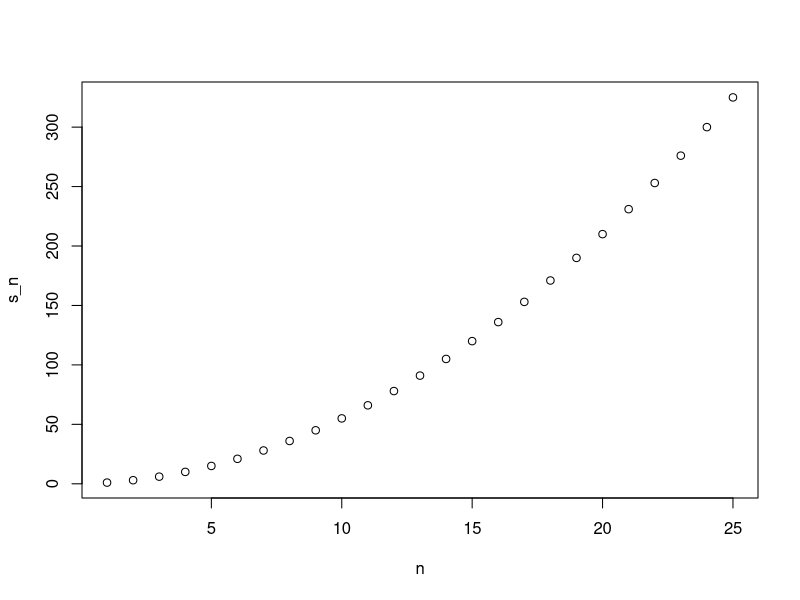
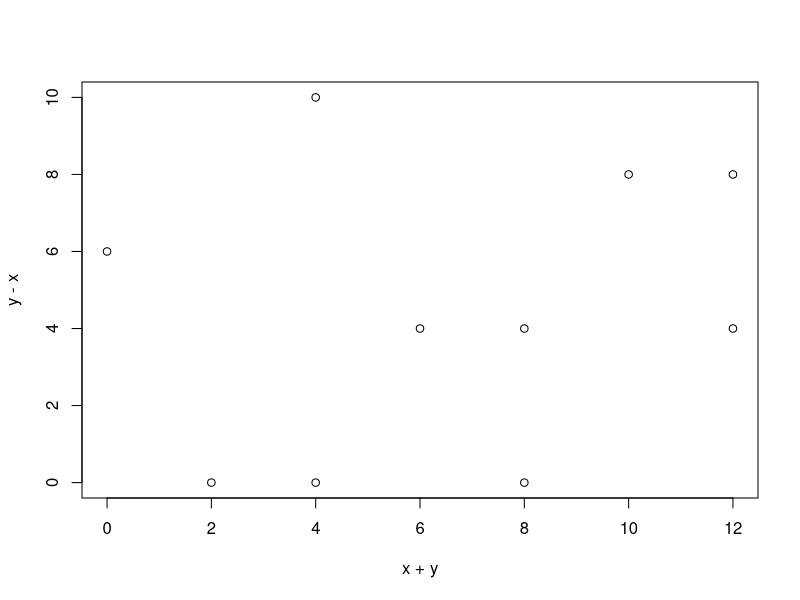

These figures' R source, in order: (Note: this script raises an error after producing the figures.)
## ---- chunk 1
a<-0

if(a!=0){
  print(1/a)
} else{
  print("No reciprocal for 0.")
}
## ---- chunk 2
library(dslabs)
data(murders)
murder_rate<-murders$total/murders$population*100000
## ---- chunk 3
ind<- which.min(murder_rate)

if(murder_rate[ind] < 0.5){
  print(murders$state[ind])
} else{
  print("No state has murder rate that low")
}
## ---- chunk 4
if(murder_rate[ind] < 0.25){
  print(murders$state[ind])
} else{
  print("No state has murder rate that low")
}
## ---- chunk 5
a<-0
ifelse(a>0,1/a,NA)
## ---- chunk 6
a<- c(0,1,2,-4,5)
result<- ifelse(a>0,1/a,NA)
## ---- chunk 7
data("na_example")
no_nas<- ifelse(is.na(na_example),0,na_example)
sum(is.na(no_nas))
## ---- chunk 8
z<- c(TRUE, TRUE, FALSE)
any(z)
all(z)
## ---- chunk 9
avg <- function(x){
  s<- sum(x)
  n<- length(x)
  s/n
}
## ---- chunk 10
x<- 1:100
identical(mean(x),avg(x))
## ---- chunk 11
s<-3
avg(1:10)
s
## ---- chunk 12
#my_function <- function(VARIABLE_NAME){
#  perform operations on VARIABLE_NAME and calculate VALUE
#  VALUE
#}
## ---- chunk 13
avg<- function(x, arithmetic = TRUE){
  n<- length(x)
  ifelse(arithmetic, sum(x)/n, prod(x)^(1/n))
}
help(prod)
## ---- chunk 14
#The following objects are masked from ‘package:stats’:
#    filter, lag
#The following objects are masked from ‘package:base’:
#    intersect, setdiff, setequal, union
## ---- chunk 15
search()
## ---- chunk 16
stats::filter
## ---- chunk 17
dplyr::filter
## ---- chunk 18
compute_s_n <- function(n){
  x<-1:n
  sum(x)
}
## ---- chunk 19
for(i in 1:5){
  print(i)
}
## ---- chunk 20
m<-25
s_n <-vector(length=m)
for(n in 1:m){
  s_n[n]<- compute_s_n(n)
}
## ---- chunk 21
n<-1:m
plot(n,s_n)
## ---- chunk 22
x <- 1:10
sqrt(x)
y <- 1:10
x*y
## ---- chunk 23
n<-1:25
compute_s_n(n)
## ---- chunk 24
x<- 1:10
sapply(x, sqrt)
## ---- chunk 25
n<-1:25
s_n<-sapply(n, compute_s_n)
s_n
## ---- chunk 26
x<-c(1,2,-3,4)

if(all(x>0)){
  print("All Positives")
} else{
  print("Not all positives")
}
# ans: "Not all positives"
## ---- chunk 27
ifelse(nchar(murders$state)>8, murders$abb, murders$state)
## ---- chunk 28
sum_n<- function(n){
  x<-1:n
  sum(x)
}
sum_n(5000)
## ---- chunk 29
altman_plot<-function(x,y){
  plot(x+y,y-x)
}
altman_plot(x,y)
## ---- chunk 30
x <- 3
my_func <- function(y){
  x <- 5
  y+5
}
#ans:3
## ---- chunk 31
compute_s_n<- function(n){
  x<-1:n
  sum(x^2)
}
compute_s_n(10)
## ---- chunk 32
s_n<-vector("numeric",25)
for(n in 1:25){
  s_n[n]<- compute_s_n(n)
}
s_n
## ---- chunk 33
s_n<-vector("numeric",25)
n<-1:25
s_n<-sapply(n, compute_s_n)
s_n
## ---- chunk 34
s_n<-vector("numeric",25)
s_n<-1:25
map_dbl(s_n,compute_s_n)
## ---- chunk 35
s_n<-vector("numeric",25)
n<-1:25
s_n<-sapply(n, compute_s_n)
plot(n,s_n)
## ---- chunk 36
n<-1:25
s_n <- n*(n+1)*(2*n+1)/6
plot(n,s_n)
# 위의 11번 그래프와 같음.
